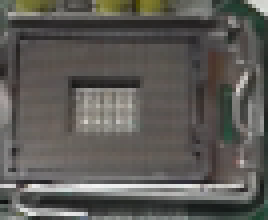
#> input picture withbracket.png, 67 x 55 px (shown 4 times larger)
$ python detectGlove.py
#> lines starting #> are read from the running program, lines starting #| are printed output that depends on the picture; after the words box and inside, x2 and y2 are one past the last pixel; in counts of white or black regions, pixels touching at a corner belong together
import cv2
import imutils


def main():
    cam = cv2.VideoCapture(0)  # video source
    cpuTemp = cv2.imread("withbracket.png")  # give template
#> cpuTemp is the input picture: shape (55, 67, 3); mean B, G, R 86.1, 90.4, 92.4
    W = cpuTemp.shape[1]  # size of template which we will use to draw box later
#> W = 67
    H = cpuTemp.shape[0]
#> H = 55

    while True:
        # Capture frame-by-frame
        ret, frame = cam.read()
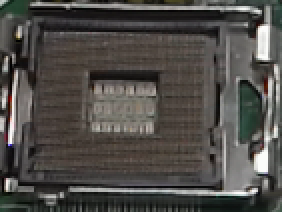
#> input picture cpu.png, 141 x 106 px, given in place of the camera (shown 2 times larger)
#> frame is the input picture: shape (106, 141, 3); mean B, G, R 73.1, 76.8, 79.6

        # Our operations on the frame come here

        gray = cv2.cvtColor(frame, cv2.COLOR_BGR2GRAY)
        gray = 255 - gray
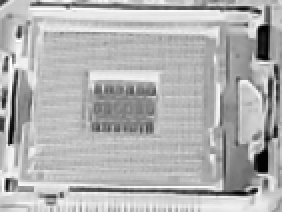
#> gray: shape (106, 141) (shown 2 times larger); min 3, max 255, mean 177.8
        ret, thresh = cv2.threshold(gray, 0, 255, cv2.THRESH_BINARY + cv2.THRESH_OTSU)
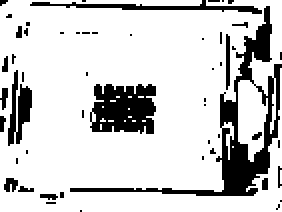
#> thresh: shape (106, 141) (shown 2 times larger); 81.2% white; 53 black regions (45 under 20 px)
#> ret = 151
        # ret is the value that THRESH_OTSU uses for threshold, it changes as motherboard was placed

        if ret > 130:  # we only do calculations when motherboard was placed to save computing resources
            cnts = cv2.findContours(thresh, cv2.RETR_EXTERNAL, cv2.CHAIN_APPROX_SIMPLE)
#> cnts = 3 contours, 2 with area under 20; largest, box (x1, y1, x2, y2) and area: (0, 0, 141, 106) 12592
            cnts = imutils.grab_contours(cnts)
            c = max(cnts, key=cv2.contourArea)
#> c = contour of 323 points, box (x1, y1, x2, y2) (0, 0, 141, 106), area 12592
            (x, y, w, h) = cv2.boundingRect(c)
#> x = 0; y = 0; w = 141; h = 106
            cv2.rectangle(frame, (x, y), (x + w, y + h), 255, 2)  # find contour of motherboard and draw it out
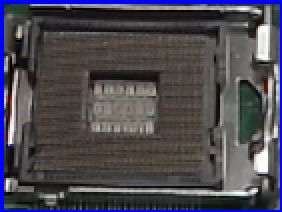
#> frame: shape (106, 141, 3) (shown 2 times larger); 4.9% of pixels changed, all inside (x1, y1, x2, y2) = (0, 0, 141, 106)

            res = cv2.matchTemplate(frame, cpuTemp, cv2.TM_CCOEFF)  # match template
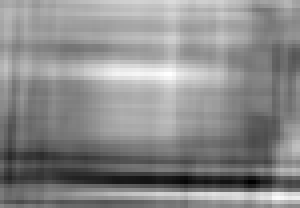
#> res: shape (52, 75) float32 (shown 4 times larger); min -4094616, max 3602157.5, mean 88159; drawn with min black and max white
            min_val, max_val, min_loc, max_loc = cv2.minMaxLoc(res)
#> min_val = -4094616; max_val = 3602157.5; min_loc = (62, 45); max_loc = (42, 18)
            top_left = max_loc
#> top_left = (42, 18)
            x = top_left[0]
#> x = 42
            y = top_left[1]
#> y = 18

            cv2.rectangle(frame, (x, y), (x + W, y + H), 255, 2)  # draw template box
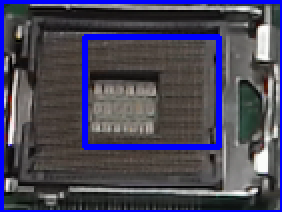
#> frame: shape (106, 141, 3) (shown 2 times larger); 4.87% of pixels changed, all inside (x1, y1, x2, y2) = (41, 17, 111, 75)

        # Display the resulting frame
        cv2.imshow("frame: ", frame)
        if cv2.waitKey(1) & 0xFF == ord('q'):  # press q to quit
#> (key q is pressed here)
            break

    cam.release()
    cv2.destroyAllWindows()


if __name__ == "__main__":
    main()
